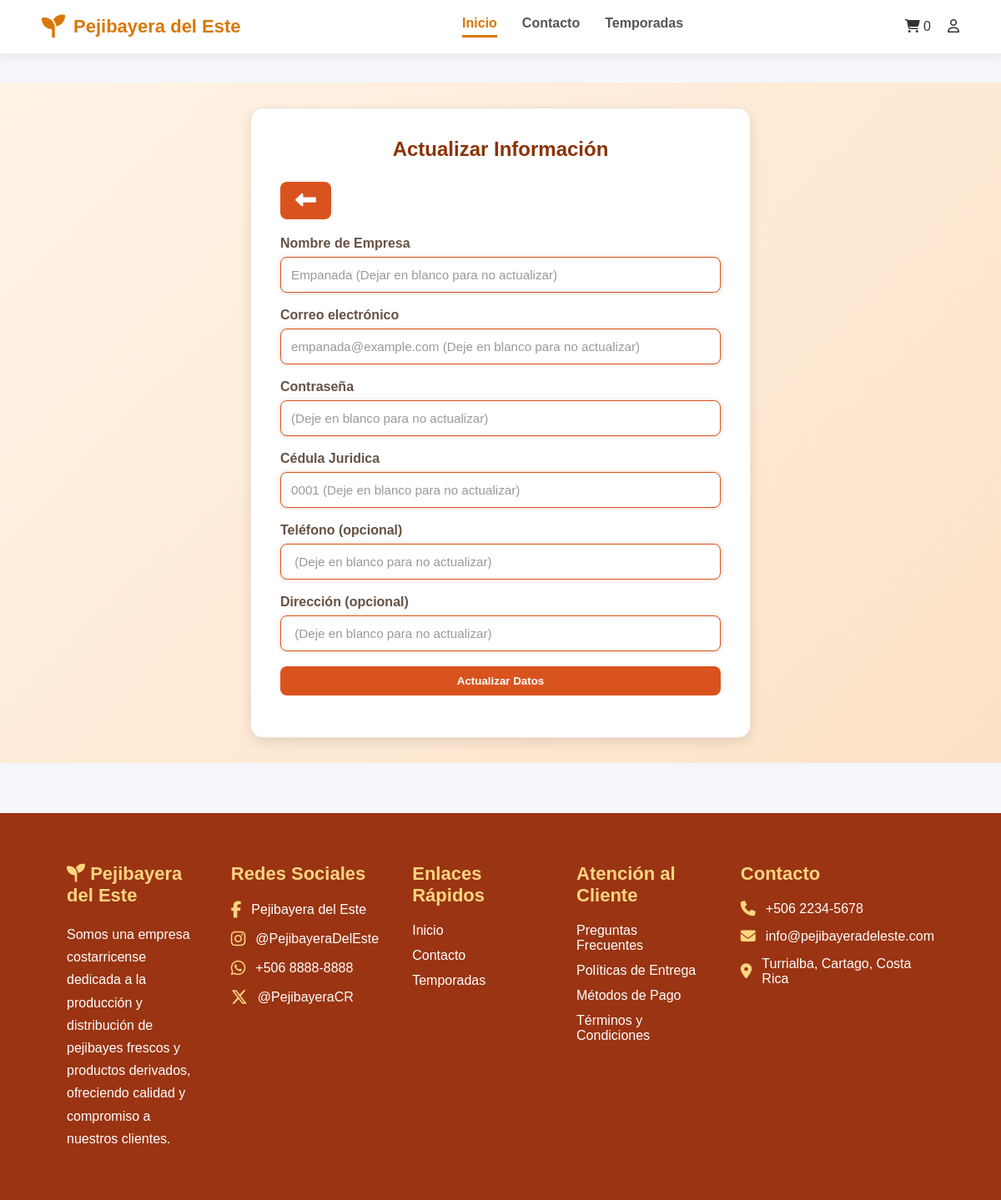
Page /otherview/editPrf (signed in) on the committed database.
### tables this page shows
CREATE TABLE IF NOT EXISTS users (
    id INT AUTO_INCREMENT PRIMARY KEY,
    nombre VARCHAR(50) NOT NULL,
    email VARCHAR(100) NOT NULL UNIQUE,
    password VARCHAR(255) NOT NULL,
    rol ENUM('Administrador','Cliente','Empresa') NOT NULL,
    estadoUsuario ENUM('Activo','Inactivo') NOT NULL DEFAULT 'Activo',
    apellido VARCHAR(50),
    telefono VARCHAR(20),
    direccion VARCHAR(255),
    fechaRegistro TIMESTAMP DEFAULT CURRENT_TIMESTAMP
);

CREATE TABLE IF NOT EXISTS Empresa (
    cedulaJuridica VARCHAR(20) PRIMARY KEY,
    idUsuario INT NOT NULL UNIQUE,

    CONSTRAINT fk_empresa_usuario
        FOREIGN KEY (idUsuario)
        REFERENCES users(id)
        ON UPDATE CASCADE
        ON DELETE RESTRICT
);

### app/controllers/OtherViewController.php (called while the page is built, shortened)
<?php
class OtherViewController extends Controller {
    private $carritoModel;
    private $userModel;
    private $empresaModel;
    public function __construct() {
        $this->carritoModel = $this->model('Carrito');
        $this->userModel = $this->model('User');
        $this->empresaModel = $this->model('Empresa');
    }
    private function obtenerCantidadCarrito() {
        return $this->carritoModel->contarProductos($_SESSION['user_id']);
    }
    public function editPrf() {
        $usuario = $this->userModel->getById($_SESSION['user_id']);
        $empresa = null;
        if ($_SESSION['user_role'] == 'Empresa') {
            $empresa = $this->empresaModel->getByUsuario($_SESSION['user_id']);
        }
        $this->view('other/editPrf', [
            'cantidadTotal' => $this->obtenerCantidadCarrito(),
            'usuario' => $usuario,
            'empresa' => $empresa
        ]);
    }
}

### app/core/App.php (called while the page is built, shortened)
<?php
class App {
    protected $method = 'index';
    public function __construct() {
        $url = $this->parseUrl();
        if (isset($url[0]) && file_exists('../app/controllers/' . ucfirst($url[0]) . 'Controller.php')) {
            unset($url[0]);
        }
        $this->controller = new $this->controller;
        if (isset($url[1])) {
            if (method_exists($this->controller, $url[1])) {
                $this->method = $url[1];
                unset($url[1]);
            }
        }
        $this->params = $url ? array_values($url) : [];
        call_user_func_array([$this->controller, $this->method], $this->params);
    }
    public function parseUrl() {
        if (isset($_GET['url'])) {
            return explode('/', filter_var(rtrim($_GET['url'], '/'), FILTER_SANITIZE_URL));
        }
        return [];
    }
}

### public/index.php (called while the page is built, shortened)
<?php
require_once '../app/core/App.php';
$app = new App();

### app/models/User.php (called while the page is built, shortened)
<?php
require_once '../app/config/Database.php';
class User {
    private $db;
    public function __construct() {
        $this->db = Database::getInstance()->getConnection();
    }
    private function ejecutarConsulta($sql, $tipos = "", ...$parametros) {
        $stmt = $this->db->prepare($sql);
        if (!empty($tipos)) {
            $stmt->bind_param($tipos, ...$parametros);
        }
        $stmt->execute();
        return $stmt;
    }
    public function getById($id) {
        $sql = "SELECT * FROM users WHERE id = ?";
        $stmt = $this->ejecutarConsulta($sql, "i", $id);
        $resultado = $stmt->get_result();
        $usuario = $resultado->fetch_assoc();
        return $usuario;
    }
}

### app/config/Database.php (called while the page is built, shortened)
<?php
class Database {
    private static $instance = null;
    private $conn;
    private function __construct() {
        try {
            $this->conn = new mysqli(DB_HOST, DB_USER, DB_PASS, DB_NAME);
            $this->conn->set_charset("utf8");
        } catch (mysqli_sql_exception $e) {
            die("Error de conexión a la base de datos. Por favor, verifica que MySQL esté encendido y la base de datos '" . DB_NAME . "' exista. Detalle: " . $e->getMessage());
        }
    }
    public static function getInstance() {
        if (!self::$instance) {
            self::$instance = new Database();
        }
        return self::$instance;
    }
    public function getConnection() {
        return $this->conn;
    }
}

### app/models/Empresa.php (called while the page is built, shortened)
<?php
require_once '../app/config/Database.php';
class Empresa {
    private $db;
    public function __construct() {
        $this->db = Database::getInstance()->getConnection();
    }
    private function ejecutarConsulta($sql, $tipos = "", ...$parametros) {
        $stmt = $this->db->prepare($sql);
        if (!empty($tipos)) {
            $stmt->bind_param($tipos, ...$parametros);
        }
        $stmt->execute();
        return $stmt;
    }
    public function getByUsuario($idUsuario) {
        $sql = "SELECT * FROM Empresa WHERE idUsuario = ?";
        $stmt = $this->ejecutarConsulta(
            $sql,
            "i",
            $idUsuario
        );
        $resultado = $stmt->get_result();
        $empresa = $resultado->fetch_assoc();
        return $empresa;
    }
}

### app/views/other/editPrf.php (the view, shortened to what this page needs)
<?php require_once '../app/views/layouts/header.php'; ?>
<div class="login-body">
    <section class="registro-container">
        <h2>Actualizar Información</h2>
        <button type="submit" class="btn-volver">
            <a href="<?= BASE_URL ?>/otherview/perfil">
                <i class="fa-solid fa-left-long"></i>
            </a>
        </button>
        <form id="frm-userUpdate" action="<?= BASE_URL ?>/user/update/" method="POST">
            <?php if ($_SESSION['user_role'] == 'Empresa'): ?>
                <label for="nombreUsuario">Nombre de Empresa</label>
                <input type="text" id="nombreUsuario" name="nombreUsuario" placeholder="<?= htmlspecialchars($data['usuario']['nombre']) ?> (Dejar en blanco para no actualizar)">
            <?php else: ?>
                <label for="nombreUsuario">Nombre de Usuario</label>
                <input type="text" id="nombreUsuario" name="nombreUsuario" placeholder="<?= htmlspecialchars($data['usuario']['nombre']) ?> (Dejar en blanco para no actualizar)">
            <?php endif; ?>
            <label for="email">Correo electrónico</label>
            <input type="email" id="email" name="email" placeholder="<?= htmlspecialchars($data['usuario']['email']) ?> (Deje en blanco para no actualizar)">
            <label for="password">Contraseña</label>
            <input type="password" id="password" name="password" placeholder="(Deje en blanco para no actualizar)">
            <?php if ($_SESSION['user_role'] == 'Empresa'): ?>
                <div class="cedulaJr-container">
                    <label for="cedulaJuridica">Cédula Juridica</label>
                    <input type="text" id="cedulaJuridica" name="cedulaJuridica" placeholder="<?= htmlspecialchars($data['empresa']['cedulaJuridica']) ?> (Deje en blanco para no actualizar)">
                </div>
            <?php endif; ?>
            <label for="telefono">Teléfono (opcional)</label>
            <input type="tel" id="telefono" name="telefono" placeholder="<?= htmlspecialchars($data['usuario']['telefono']) ?> (Deje en blanco para no actualizar)">
            <label for="direccion">Dirección (opcional)</label>
            <input type="text" id="direccion" name="direccion" placeholder="<?= htmlspecialchars($data['usuario']['direccion']) ?> (Deje en blanco para no actualizar)">
            <div class="btn-frmUpdt-container">
                <button type="submit">
                    Actualizar Datos
                </button>
            </div>
        </form>
    </section>
</div>
<?php require_once '../app/views/layouts/footer.php'; ?>

### public/css/inicio.css (style rules this page uses)
* { margin: 0%; padding: 0%; box-sizing: border-box; }
body { font-family: Arial, Helvetica, sans-serif; background-color: #f4f6f9; color: #333; }
a { text-decoration: none; color: inherit; }
button, .btn { background-color: #d9531e; color: #ffffff; border: none; padding: 10px 18px; border-radius: 8px; cursor: pointer; font-weight: bold; transition: 0.3s; text-decoration: none; display: inline-block; }
.login-body { min-height: 100vh; background: linear-gradient(135deg, #fff3e6, #fde2c8); display: flex; justify-content: center; align-items: center; padding: 30px; }
.login-container, .registro-container { width: 100%; background-color: #ffffff; padding: 35px; border-radius: 15px; box-shadow: 0px 5px 15px rgba(0, 0, 0, 0.1); border: 1px solid #f0e2d3; }
.registro-container { max-width: 600px; }
.login-container h2, .registro-container h2 { color: #8a3306; text-align: center; margin-bottom: 25px; }
form { width: 100%; }
label { display: block; color: #665243; font-weight: bold; margin-bottom: 7px; }
input, select, textarea { width: 100%; padding: 12px; margin-bottom: 18px; border: 1px solid #f0e2d3; border-radius: 8px; background-color: #ffffff; color: #333333; font-size: 0.95rem; outline: none; }
input,textarea, select:focus { border-color: #d9531e; box-shadow: 0px 0px 5px rgba(217, 83, 30, 0.3); }
input::placeholder { color: #999999; }
.btn-frmLogin-container, .btn-frmRgst-container, .btn-frmUpdt-container, .btn-salir-container, .btn-ResumenCarrito-container, .btn-frmPago-container { display: flex; flex-direction: column; align-items: center; justify-content: center; }
.btn-frmLogin-container button, .btn-frmRgst-container button, .btn-frmUpdt-container button, .btn-salir-container button, .btn-ResumenCarrito-container button, .btn-frmPago-container button { margin-bottom: 15px; width: 100%; }
.btn-volver { margin-bottom: 20px; }
.btn-volver i { font-size: 25px; }

### rows in the picture
users: nombreUsuario "Empanada (Dejar en blanco para no actualizar)", email "empanada@example.com (Deje en blanco para no actualizar)"
empresa: cedulaJuridica "0001 (Deje en blanco para no actualizar)"

### other values in the picture
$data['cantidadTotal'] "0"
